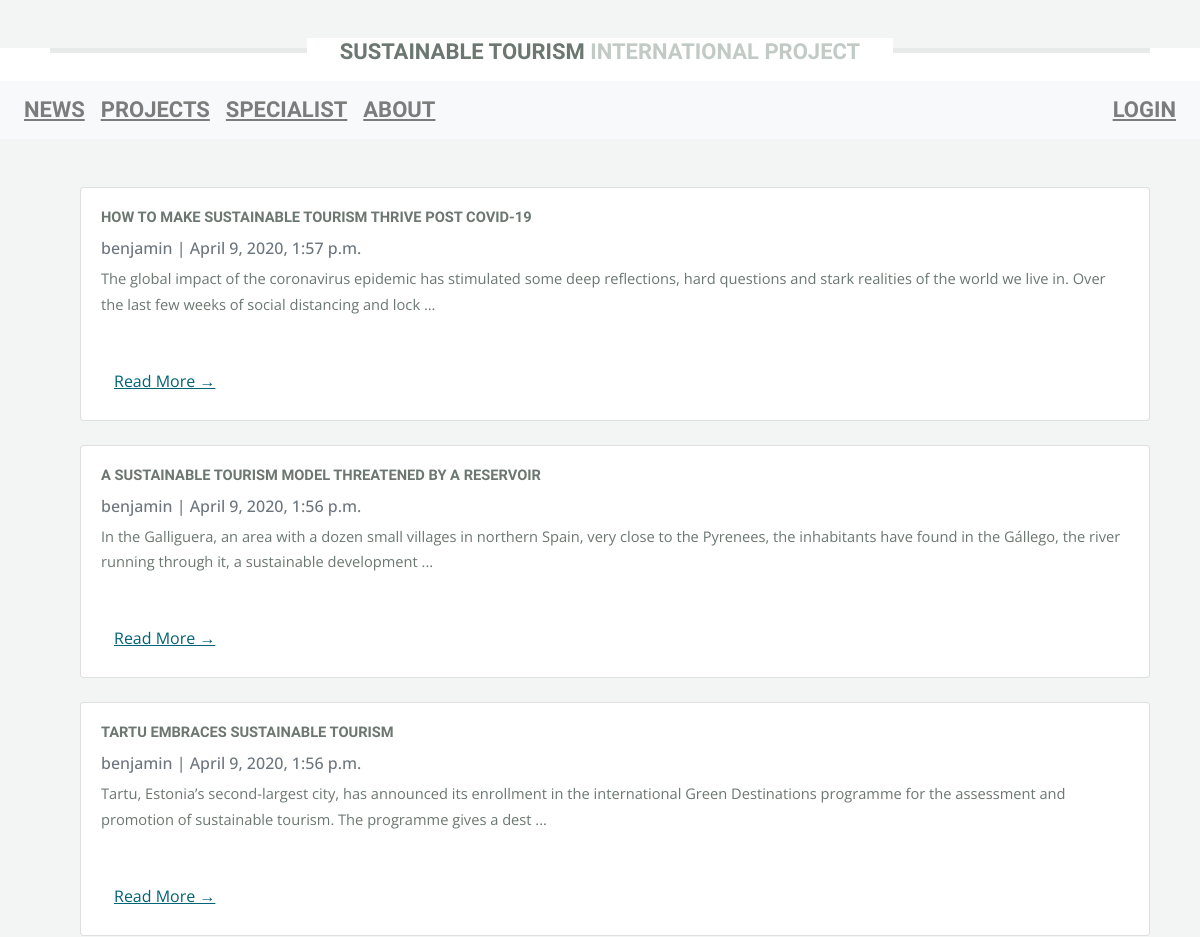
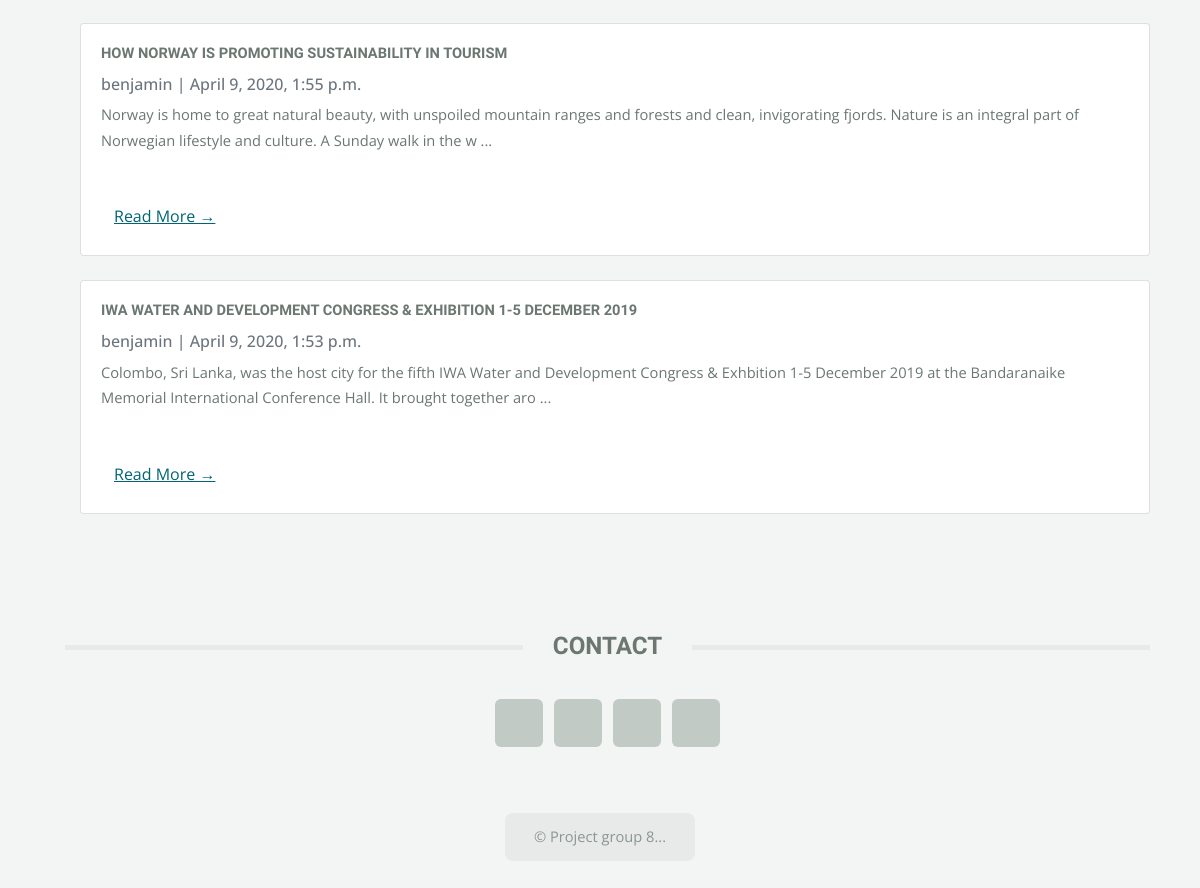
/news_page/, run on the app's committed database (2 pictures, top to bottom).
### blog/models.py (models this page shows, shortened)
class Post(models.Model):
    title = models.CharField(max_length=200, unique=True)
    slug = models.SlugField(max_length=200, unique=True)
    author = models.ForeignKey(User, on_delete=models.CASCADE, related_name='blog_posts')
    updated_on = models.DateTimeField(auto_now=True)
    content = models.TextField()
    created_on = models.DateTimeField(auto_now_add=True)
    status = models.IntegerField(choices=STATUS, default=0)
    class Meta:
        ordering = ['-created_on']

### blog/views.py (the view)
# urls.py: path('news_page/', views.PostList.as_view(), name='news_page'),
class PostList(generic.ListView):
    queryset = Post.objects.filter(status=1).order_by('-created_on')
    template_name = 'news.html'

### templates/news.html
{% extends "base.html" %}
{%load static%}
{% block content %}
		<div class="col-12 mt-5">
				<section class="box blog">
					<div>
						<div class="row">
							<div class="col-12 ">
								<div class="container">
								<div class="row">
									<div class="col-md-12 ">
										 {% for post in post_list %}
										<div class="card mb-4">
											<div class="card-body ">
												<h1 class="card-title">{{ post.title }}</h1>
												<p class="card-text text-muted h6">{{ post.author }} | {{ post.created_on}} </p>
												<p class="card-text">{{post.content|slice:":200" }} ...</p>
												<a href="{% url 'post_detail' post.slug  %}" class="btn">Read More &rarr;</a>
											</div>
										</div>
										{% endfor %}
									</div>
								</div>
							</div>
							</div>
						</div>
					</div>
				</section>
		</div>
{% endblock content %}

### static/main.css (style rules this page uses)
html, body, div, span, applet, object, iframe, h1, h2, h3, h4, h5, h6, p, blockquote, pre, a, abbr, acronym, address, big, cite, code, del, dfn, em, img, ins, kbd, q, s, samp, small, strike, strong, sub, sup, tt, var, b, u, i, center, dl, dt, dd, ol, ul, li, fieldset, form, label, legend, table, caption, tbody, tfoot, thead, tr, th, td, article, aside, canvas, details, embed, figure, figcaption, footer, header, hgroup, menu, nav, output, ruby, section, summary, time, mark, audio, video { margin: 0; padding: 0; border: 0; font-size: 100%; font: inherit; vertical-align: baseline; }
article, aside, details, figcaption, figure, footer, header, hgroup, menu, nav, section { display: block; }
body { line-height: 1; min-height:100vh; }
body { -webkit-text-size-adjust: none; }
html { box-sizing: border-box; }
*, *:before, *:after { box-sizing: inherit; }
body { background: #f2f5f3; }
body, input, textarea, select { font-family: 'Open Sans', sans-serif; font-weight: 400; color: #6b7770; font-size: 13pt; line-height: 2em; }
h1, h2, h3, h4, h5, h6 { font-family: 'Open Sans Condensed', sans-serif; font-weight: 700; text-transform: uppercase; color: #6b7770; margin: 0 0 0.5em 0; line-height: 1.3; }
a { color: #006376; text-decoration: underline; }
p, ul, ol, dl, table { margin-bottom: 3em; }
section, article { margin-bottom: 6em; }
section > :last-child, section:last-child, article > :last-child, article:last-child { margin-bottom: 0; }
.container { margin: 0 auto; max-width: 100%; width: 64em; }
@media screen and (max-width: 1680px) { .container { width: 75em; } }
@media screen and (max-width: 1280px) { .container { width: calc(100% - 100px); } }
.row { display: flex; flex-wrap: wrap; box-sizing: border-box; align-items: stretch; }
.row > * { box-sizing: border-box; }
.row > .col-12 { width: 100%; }
.row { margin-top: -50px; margin-left: -50px; }
.row > * { padding: 50px 0 0 50px; }
@media screen and (max-width: 1680px) { .row { display: flex; flex-wrap: wrap; box-sizing: border-box; align-items: stretch; } }
@media screen and (max-width: 1680px) { .row > * { box-sizing: border-box; } }
@media screen and (max-width: 1680px) { .row { margin-top: -50px; margin-left: -50px; } }
@media screen and (max-width: 1680px) { .row > * { padding: 50px 0 0 50px; } }
@media screen and (max-width: 1280px) { .row { display: flex; flex-wrap: wrap; box-sizing: border-box; align-items: stretch; } }
@media screen and (max-width: 1280px) { .row > * { box-sizing: border-box; } }
@media screen and (max-width: 1280px) { .row { margin-top: -40px; margin-left: -40px; } }
@media screen and (max-width: 1280px) { .row > * { padding: 40px 0 0 40px; } }
body { padding-top: 3.25em; }
@media screen and (max-width: 1680px) { body, input, textarea, select { font-size: 12pt; line-height: 1.75em; } }
@media screen and (max-width: 1280px) { body, input, textarea, select { font-size: 11pt; } }

### data on the page
Post: title "HOW TO MAKE SUSTAINABLE TOURISM THRIVE POST COVID-19", author "benjamin", created_on "April 9, 2020, 1:57 p.m.", content "The global impact of the coronavirus epidemic has stimulated some deep reflections, hard questions and stark realities of the world we live in. Over the last few weeks of social distancing and lock"
Post: title "A SUSTAINABLE TOURISM MODEL THREATENED BY A RESERVOIR", author "benjamin", created_on "April 9, 2020, 1:56 p.m.", content "In the Galliguera, an area with a dozen small villages in northern Spain, very close to the Pyrenees, the inhabitants have found in the Gállego, the river running through it, a sustainable development"
Post: title "TARTU EMBRACES SUSTAINABLE TOURISM", author "benjamin", created_on "April 9, 2020, 1:56 p.m.", content "Tartu, Estonia’s second-largest city, has announced its enrollment in the international Green Destinations programme for the assessment and promotion of sustainable tourism. The programme gives a dest"
Post: title "HOW NORWAY IS PROMOTING SUSTAINABILITY IN TOURISM", author "benjamin", created_on "April 9, 2020, 1:55 p.m.", content "Norway is home to great natural beauty, with unspoiled mountain ranges and forests and clean, invigorating fjords. Nature is an integral part of Norwegian lifestyle and culture. A Sunday walk in the w"
Post: title "IWA WATER AND DEVELOPMENT CONGRESS & EXHIBITION 1-5 DECEMBER 2019", author "benjamin", created_on "April 9, 2020, 1:53 p.m.", content "Colombo, Sri Lanka, was the host city for the fifth IWA Water and Development Congress & Exhbition 1-5 December 2019 at the Bandaranaike Memorial International Conference Hall. It brought together aro"
